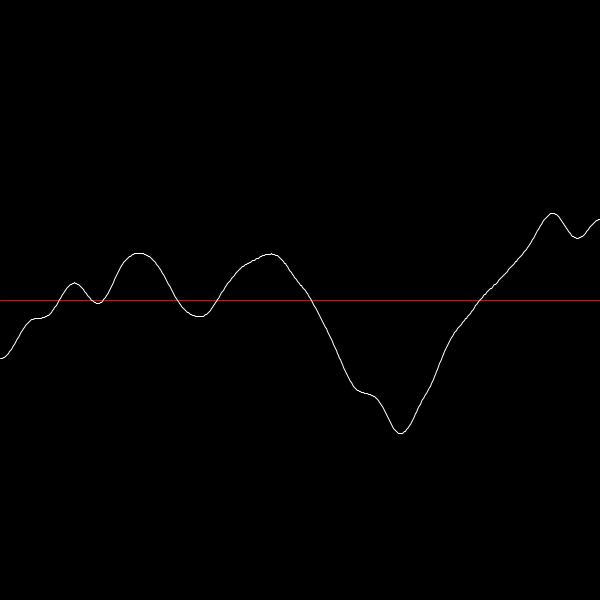
Frame 1 (no input)
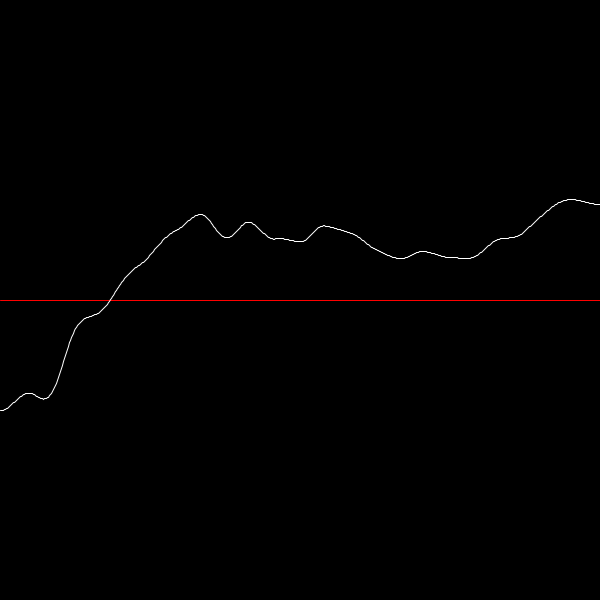
Frame 60 (the mouse pressed at the canvas centre just before this capture)
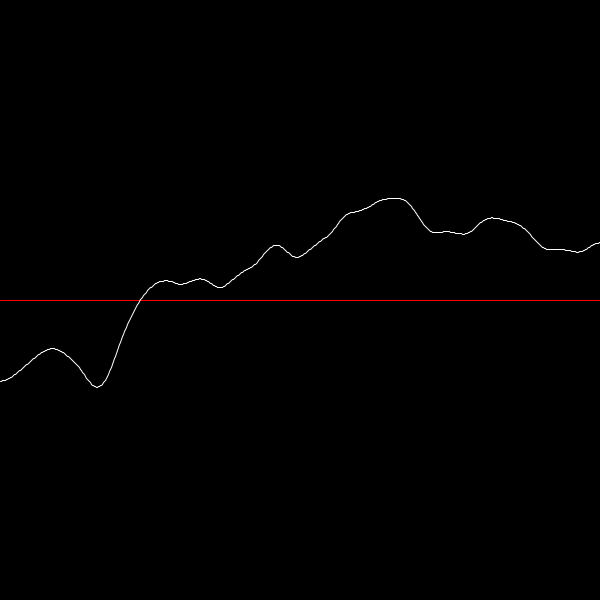
Frame 120 (the mouse held since frame 60 and released just before this capture)

The Processing sketch that drew these frames (run headless with seeded random() and noise(); from frame 60 on, the mouse is pressed at the canvas centre):

// Processing sketch: noise2d
// ── noise2d.pde
// renaud.jean-francois(arobas)uqam(point)ca
// Syntaxe Processing version 3.5.4
// mardi, 10 novembre 2020

// Un noise 2D est un premier noise (1D) affecté par un second.
// La série semi-continue des valeurs obtenues par le premier noise
// évolue suivant des transformations également semi-continues.
// Autrement dit, on peut exploiter le noise 2D pour créer des figures
// dont le contour serait non seulement «irrégulier» à la base, mais
// également «déformé» à l’intérieur d’une animation «bruitée».
// Le noise 1D fixe la nature du contour, le noise 2D agit sur
// l’évolution de ce contour dans le temps.

int incrementNoise = 0;
float echelleNoise = 0.005;

int incrementNoise2d = 0;
float echelleNoise2d = 0.01;

float amplitude = 200;


void setup() {
  size(600, 600);

  //noLoop();

  //noiseDetail(4, 0.5); // le noise detail par défaut
  noiseDetail(4, 0.54321); // un noise detail qui permet de centrer les résultats sur 0.5
  //noiseDetail(2, 0.5);
}

void draw() {
  background(0);
  
  noFill();
  stroke(255, 0, 0);
  line(0, height/2, width, height/2);

  // La deuxième dimension du noise permet d’animer le noise 1D
  noFill();
  stroke(255);
  beginShape();
  for (int i = 0; i <= width; i++) {
    float n1 = noise(incrementNoise*echelleNoise, incrementNoise2d*echelleNoise2d);
    float posy = map(n1, 0, 1, -amplitude, amplitude);
    vertex(i, height/2 + posy);
    incrementNoise++;
  }
  endShape();

  incrementNoise = 0; // reset du décompte de l’horloge pour le noise 1D, donc aucune évolution entre chaque frame
  incrementNoise2d = frameCount; // Avancement du décompte pour l’horloge utilisée dans la deuxième dimension du noise
}
